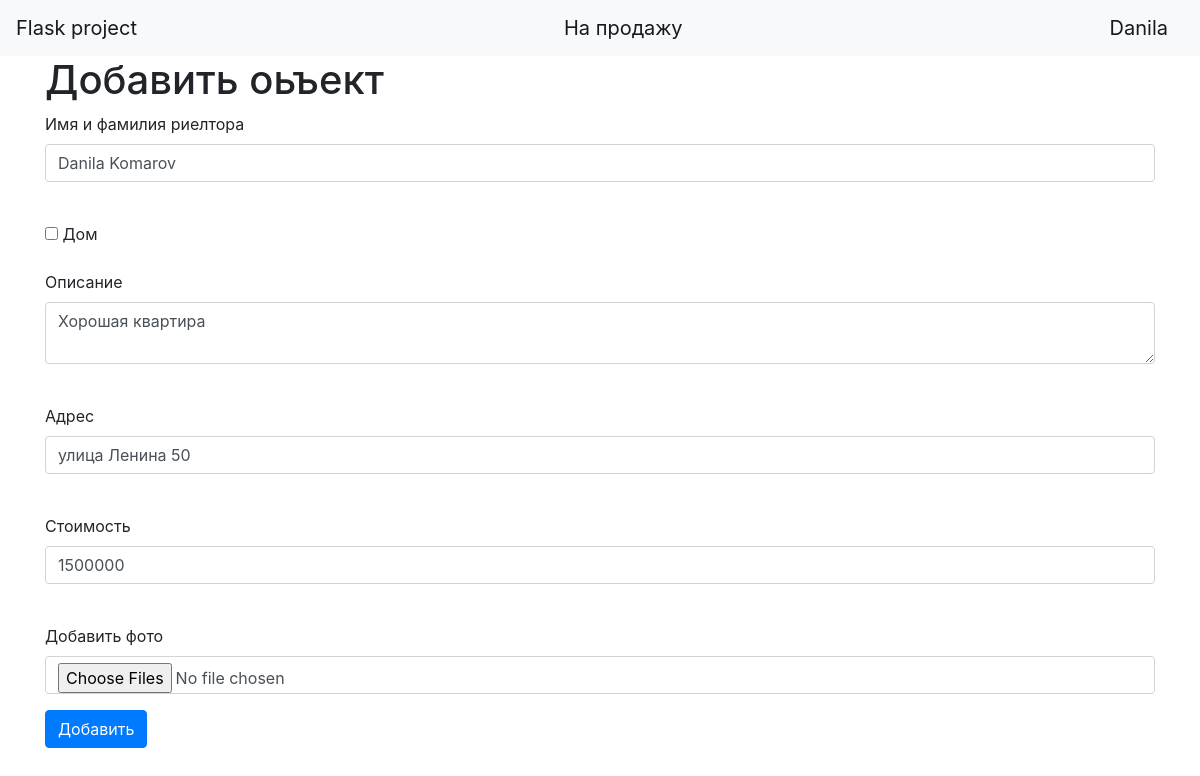
Page /edit_realty/2 (signed in) on the earlier database version.
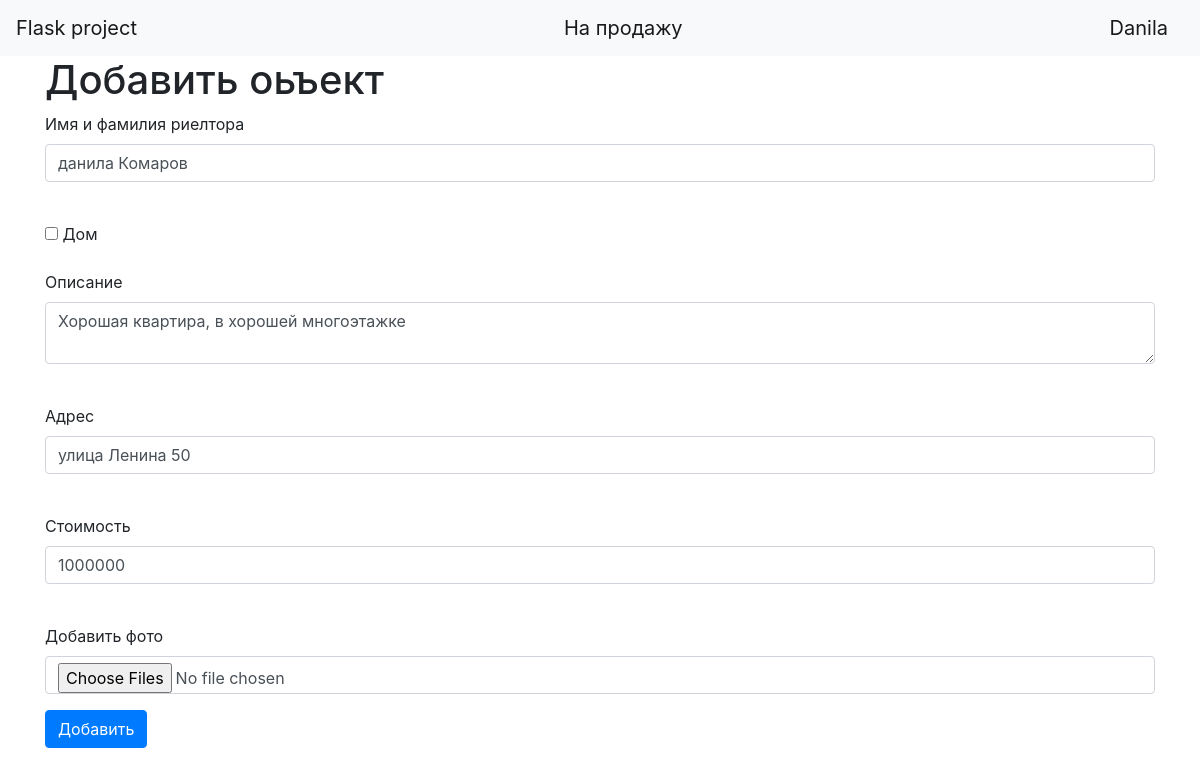
Same page on the later database version.
### data/realties.py (models this page shows)
class Realties(SqlAlchemyBase):
    __tablename__ = 'realties'
    id = sqlalchemy.Column(sqlalchemy.Integer, primary_key=True, autoincrement=True)
    photo = sqlalchemy.Column(sqlalchemy.String, nullable=True)
    realtor = sqlalchemy.Column(sqlalchemy.Integer, sqlalchemy.ForeignKey("users.id"))
    house = sqlalchemy.Column(sqlalchemy.String)
    desc = sqlalchemy.Column(sqlalchemy.Text, nullable=True)
    address = sqlalchemy.Column(sqlalchemy.String)
    cost = sqlalchemy.Column(sqlalchemy.String, nullable=True)
    user = orm.relation('User')

### main.py (the view, shortened to what this page needs)
@app.route('/edit_realty/<int:id>', methods=["POST", "GET"])
@login_required
def edit_realty(id):
    form = Add_Realty()
    if request.method == 'GET':
        session = db_session.create_session()
        realty = session.query(Realties).filter(Realties.id == id, (Realties.realtor == current_user.id) | (current_user.id == 1)).first()
        user = session.query(User).filter(User.id == realty.realtor).first()
        if realty:
            form.realtor.data = user.name + ' ' + user.surname
            form.house.data = True if realty.house == 0 else False
            form.desc.data = realty.desc
            form.address.data = realty.address
            form.cost.data = ''.join(realty.cost.split(' '))
        else:
            abort(404)
    return render_template('add_realty.html', title='Редактирование дома', form=form)

### add_realty.py
class Add_Realty(FlaskForm):
    realtor = StringField('Имя и фамилия риелтора', validators=[DataRequired()])
    house = BooleanField('Дом')
    desc = TextAreaField('Описание')
    address = StringField("Адрес", validators=[DataRequired()])
    cost = IntegerField("Стоимость")
    photo = MultipleFileField("Добавить фото")
    submit = SubmitField('Добавить')

### data/db_session.py (called while the page is built)
def create_session() -> Session:
    global __factory
    return __factory()

### main.py (called while the page is built)
@login_manager.user_loader
def load_user(user_id):
    return session.query(User).get(user_id)

### templates/add_realty.html (shortened to what this page needs)
<!DOCTYPE html>
<html lang="en">
    <body>
        {% extends "base.html" %}
        {% block content %}
        <h1>Добавить оьъект</h1>
        <form action="" method="post" enctype="multipart/form-data">
            <p>
                {{ form.realtor.label }}<br>
                {{ form.realtor(class="form-control") }}<br>
            </p>
            <p>{{ form.house() }} {{ form.house.label }}</p>
            <p>
                {{ form.desc.label }}<br>
                {{ form.desc(class="form-control") }}<br>
            </p>
            <p>
                {{ form.address.label }}<br>
                {{ form.address(class="form-control") }}<br>
            </p>
            <p>
                {{ form.cost.label }}<br>
                {{ form.cost(class="form-control") }}<br>
            </p>
            <p>
                {{ form.photo.label }}
                {{ form.photo(class="form-control") }}
            </p>
            <p>{{ form.submit(type="submit", class="btn btn-primary") }}</p>
        </form>
        {% endblock %}

Differences in the rows shown:
changed Realties "улица Ленина 50": realtor "Danila Komarov" → "данила Комаров"; desc "Хорошая квартира" → "Хорошая квартира, в хорошей многоэтажке"; cost "1500000" → "1000000"
